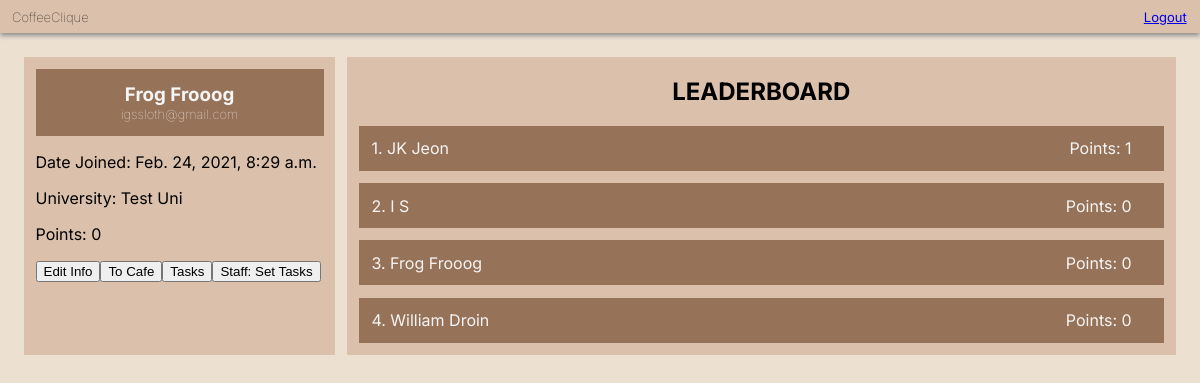
Before: /dashboard (signed in) with the older database file.
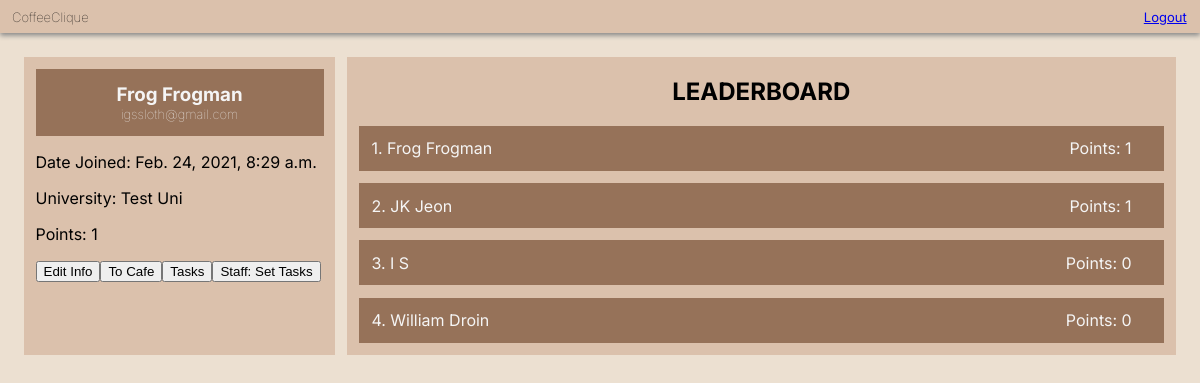
After: the same page with the newer database file.
### app/models.py (models this page shows, shortened)
class CoffeeUser(AbstractBaseUser):
    AVAILABLE_UNIS = (
        ("University of Exeter", "University of Exeter"),
        ("Test uni", "Test uni")
    )
    email = models.EmailField(verbose_name="email", unique=True)
    date_joined = models.DateTimeField(verbose_name="date_joined",
                                       auto_now_add=True)
    last_login = models.DateTimeField(verbose_name="last_login", auto_now=True)
    is_admin = models.BooleanField(default=False)
    is_active = models.BooleanField(default=True)
    is_staff = models.BooleanField(default=False)
    is_superuser = models.BooleanField(default=False)
    first_name = models.CharField(max_length=50)
    last_name = models.CharField(max_length=50)
    university = models.CharField(max_length=50, choices=AVAILABLE_UNIS)
    is_staff = models.BooleanField(default=False)
    year = models.PositiveIntegerField(null=True, blank=True)
    course = models.CharField(max_length=50, blank=True)
    avatar_url = models.FilePathField(path="/img")
    cafe_table_ids = models.ManyToManyField(CafeTable, blank=True)
    points = models.PositiveIntegerField(default=0)
    USERNAME_FIELD = "email"  # users log in using their email
    REQUIRED_FIELDS = ["first_name", "last_name", "university", "is_staff"]
    objects = CoffeeUserManager()

### app/views.py (the view)
# urls.py: path('dashboard', views.dashboard, name='dashboard'),
@login_required(login_url='/')
def dashboard(request):
    user = CoffeeUser.objects.get(id=request.user.id)
    users = CoffeeUser.objects.all()
    if len(users) > 10:
        users = users[:9]
    sorted_users = sorted(users, key=attrgetter("points"), reverse=True)
    context = {
        'firstName': user.first_name,
        'lastName': user.last_name,
        'email': user.email,
        'university': user.get_university_display(),
        'dateJoined': user.date_joined,
        'points': user.points,
        'users': sorted_users,
    }
    return render(request, "dashboard.html", context)

### app/templates/dashboard.html (shortened to what this page needs)
<!DOCTYPE html>
<html lang="en">
<head>
  {% load static %}
  <link rel="stylesheet" type="text/css" href="{% static 'css/basic.css' %}"></link>
  <link rel="stylesheet" type="text/css" href="{% static 'css/dashboard.css' %}"></link>
</head>
<body>
  <div class="top_bar">
    <h6 class="app_name">CoffeeClique</h6>
    <a class="logout" href="{% url 'logout' %}">Logout</a>
  </div>
  <div class="main">
    <div class="user_info">
      <div class="person">
        <h3 class="name"> {{ firstName }} {{ lastName }} </h3>
        <p class="email"> {{ email }} </p>
      </div>
      <p> Date Joined:
        {{ dateJoined }} </p>
      <p class="uni"> University: {{ university }} </p>
      <p> Points: {{ points }} </p>
      <div class="buttons">
        <button onclick="document.location='dashboard/edit_info'" id="edit_info">Edit Info</button>
        <button onclick="document.location='table_view'" id="table_view">To Cafe</button>
        <button onclick="document.location='view_tasks'" id="view_tasks">Tasks</button>
        <button onclick="document.location='set_tasks'" id="set_tasks">Staff: Set Tasks</button>
      </div>
    </div>
    <div class="leaderboard">
      <h2 class="board_title">LEADERBOARD</h2>
    {% for student in users %}
      <li>{{ forloop.counter }}. <div class="student">{{ student.first_name }} {{ student.last_name }}</div> <div class="points">Points: {{ student.points }}</div></li>
    {% endfor %}
    </div>
  </div>
</body>
</html>

Changed rows visible on the page:
changed CoffeeUser "Frog": last_name "Frooog" → "Frogman"; points "0" → "1"; moves up the list
Other visible differences:
{{ points }}: "0" → "1"
